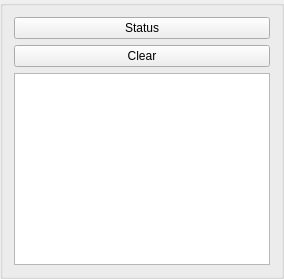
        <widget class="QGroupBox" name="groupBox_5">
         <property name="sizePolicy">
          <sizepolicy hsizetype="Expanding" vsizetype="Preferred">
           <horstretch>0</horstretch>
           <verstretch>0</verstretch>
          </sizepolicy>
         </property>
         <property name="title">
          <string/>
         </property>
         <layout class="QVBoxLayout" name="verticalLayout_3">
          <item>
           <widget class="QPushButton" name="pushButton_status">
            <property name="sizePolicy">
             <sizepolicy hsizetype="Preferred" vsizetype="Fixed">
              <horstretch>0</horstretch>
              <verstretch>0</verstretch>
             </sizepolicy>
            </property>
            <property name="text">
             <string>Status</string>
            </property>
           </widget>
          </item>
          <item>
           <widget class="QPushButton" name="pushButton_clear">
            <property name="sizePolicy">
             <sizepolicy hsizetype="Preferred" vsizetype="Fixed">
              <horstretch>0</horstretch>
              <verstretch>0</verstretch>
             </sizepolicy>
            </property>
            <property name="text">
             <string>Clear</string>
            </property>
           </widget>
          </item>
          <item>
           <widget class="QTextBrowser" name="textBrowser_report">
            <property name="sizePolicy">
             <sizepolicy hsizetype="Preferred" vsizetype="Preferred">
              <horstretch>0</horstretch>
              <verstretch>0</verstretch>
             </sizepolicy>
            </property>
            <property name="textInteractionFlags">
             <set>Qt::LinksAccessibleByKeyboard|Qt::LinksAccessibleByMouse|Qt::TextBrowserInteraction|Qt::TextSelectableByKeyboard|Qt::TextSelectableByMouse</set>
            </property>
           </widget>
          </item>
         </layout>
        </widget>
